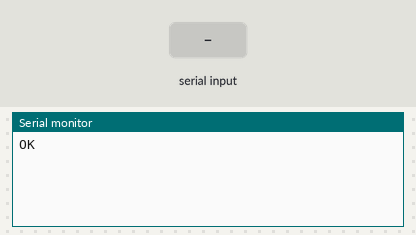
The sketch below on a simulated Arduino Uno, built with avr-gcc and run on an emulated ATmega328P. On the bench: the last lines printed to the serial monitor. Inputs (shaded band) come from the test bench.

Above: at 1.2 s.
1.3 s: " \n" received over Serial
At 1.7 s:
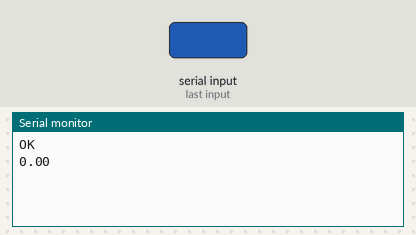
2.8 s: "90 45\n" received over Serial
At 4.1 s:
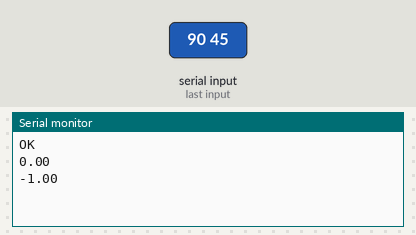

The sketch:

burk_func.ino
```cpp
typedef struct Disc_Integ {
  // переменные используемые внутри дискретного интегратора
  double t_before = 0;
  double u = 0;
} Disc_Integ;


// Глобальные переменные

double u = 0;

// переменные используемые внутри дискретного интегратора
Disc_Integ integrator;
//double t_before = 0;
// сигнал от интегратора
//double u_integ = 0;

// сигнал от реле
double u_reley = 0;

// переменные для тау
// сигнал сохранённый в тау
double u_tau = 0;
// Время ВКЛючения двигателя
unsigned long t_on = 0;
// Время ВЫКЛючения двигателя
unsigned long t_off = 0;
// Логическая переменная (Работает ли двигатель?) - ДА, НЕТ
// По умолчанию - НЕТ - не работает
bool is_engine_work = false;
// Счётчик, сколько раз запускался двигатель
//  По умолчанию 0, так как ни разу еще не запускался
unsigned long cnt_start = 0;

// Флаг что был сигнал stop
bool isStop = false;
// Данные с ПК
String pc_data;

/*Задать глобальные переменные по умолчанию */
/*void ResetVariables()
{
  // значение сигнала
  u = 0;

  // переменные используемые внутри дискретного интегратора
  t_before = 0;
  // сигнал от интегратора
  u_integ = 0;

  // сигнал от реле
  u_reley = 0;
  // переменные для тау
  // сигнал сохранённый в тау
  u_tau = 0;
  // Время ВКЛючения двигателя
  t_on = 0;
  // Время ВЫКЛючения двигателя
  t_off = 0;
  // Логическая переменная (Работает ли двигатель?) - ДА, НЕТ
  // По умолчанию - НЕТ - не работает
  is_engine_work = false;
  // Счётчик, сколько раз запускался двигатель
  //  По умолчанию 0, так как ни разу еще не запускался
  cnt_start = 0;

  // Флаг что был сигнал stop
  isStop = false;
}
*/
/* Дискретный интегратор */
/* Подаём на вход сигнал */
// k - коэффициент
// in_u - значение сигнала на входе в интегратор
// t - текущее время
void DiscreteIntegratorIn(double in_u, unsigned long t) {

  // Параметры дискретного интегратора
  double K = 1;
  // Шаг дискретизации
  unsigned long T = 10;

  // Если мы ждали больше шага дискретизации
  if (t - integrator.t_before >= T) {
    // Обновляем значение интеграла
    integrator.u += in_u * K * T * 0.001;
    // Обновляем сохранённое время
    integrator.t_before = t;
  }
  // Если еще не прождали нужный шаг дискретизации
  // То ничего не делаем, и выводим предыдущий результат

  u = integrator.u;
}
/* Выходная линия с интеграла */
double DiscreteIntegratorOut() {

  return integrator.u;
}

// Summator
void SummatorIn2(double u1, double u2) {
  // Значение сигнала, полученного Сумматором

  u = u1 + u2;
}

/* Выходная линия с сумматора */
double SummatorOut2() {
  return u;
}
void SummatorIn3(double u1, double u2, double u3) {
  // Значение сигнала, полученного Сумматором

  u = u1 + u2 + u3;
}

/* Выходная линия с сумматора */
double SummatorOut3() {
  return u;
}

/*Класс Множителя, умножает сигнал на какое-то число*/
// Gain
void GainIn(double in_u) {
  double multiplier = 0.1;
  u = in_u * multiplier;
}

double GainOut() {
  return u;
}

/* Класс для насыщения - обрезки значений сигнала */
// Saturation
void SaturationIn(double in_u) {
  // Верхняя граница сигнала
  double upper = 0.25;
  // Нижняя граница сигнала
  double lower = -0.25;

  if (in_u >= upper) {
    u = upper;
  } else if (in_u <= lower) {
    u = lower;
  } else {
    u = in_u;
  }
}

/* выходная линия */
double SaturationOut() {
  return u;
}

/* Класс представляет собой Реле */
// Relay
void RelayIn(double in_u, double sp, double an) {

  // Порог срабатывания реле
  double positive = 0.125;
  double negative = -0.125;

  if (sp < 0.08 && an < 0.4) {
    positive = 0.03;
    negative = -0.03;
  }

  // Преобразуем сигнал либо к -1, либо 0, либо 1
  if (in_u >= positive) {
    u_reley = 1;
  } else if (in_u <= negative) {
    u_reley = -1;
  } else {
    // u принадлежит интервалу (negative, positive )
    u_reley = 0;
  }

  u = u_reley;
}

/* Сигнал который получаем на выходе из Реле */
double RelayOut() {
  return u_reley;
}

// Regulator

void RegulatorIn(unsigned long t, double speed, double angle) {
  SummatorIn2(-angle, -DiscreteIntegratorOut());
  GainIn(SummatorOut2());
  SaturationIn(GainOut());
  SummatorIn3(SaturationOut(), -speed, -RelayOut());
  DiscreteIntegratorIn(SummatorOut3(), t);
  RelayIn(DiscreteIntegratorOut(), speed, angle);
}

/* Сигнал который получаем на выходе из Регулятора */
double RegulatorOut() {
  // Регулятор заканчивается Реле
  return RelayOut();
}

/* Ф от тау */
// F_ot_tau
//  tau - задержку на включение двигателя в [мс]
void F_ot_tauIn(unsigned long t, double in_u) {
  // Параметр тау
  unsigned long tau = 30;

  // Проверяем работает ли двигатель
  // Если работает
  if (is_engine_work) {
    // Находим время работы двигателя
    // Это текущее время минус время запуска двигателя
    unsigned long wake_time = t - t_on;
    // Если  время работы двигателя >30мс
    if (wake_time > tau) {
      // Нужно проверить значение сигнала
      // Если значение сигнала не равно сигналу при включении двигателя
      if (in_u != u_tau) {
        // Нужно выключить двигатель
        is_engine_work = false;
        // Задаём время выключения двигателя - теущее
        t_off = t;
        // сохранить значение сигнала, ставим именно 0
        // Потому что у нас ступенчатый вид сигнала
        // И должна быть его 0 фаза
        // Не может быть чтобы сигнал был,
        // например 0.5 и сразу стал -0.5
        u_tau = 0;
      }
    }
  } else {
    // Двигатель не работает
    // Проверяем запускался ли он хоть раз
    // Если еще не запускался
    if (cnt_start == 0) {
      // То нам не нужно вычислять время спячки двигателя
      // И как только сигнал будет не нулевой
      // Включаем двигатель
      // если текущее значение сигнала НЕ нулевое
      if (in_u != 0) {
        // Включаем двигатель
        is_engine_work = true;
        // Увеличиваем счётчик запусков двигателей
        cnt_start += 1;
        // сохраняем время запуска двигателя - текущее время
        t_on = t;
        // сохранить значение сигнала двигателя при старте
        // - то есть текущее значенеи сигнала
        u_tau = in_u;
      }
    } else {
      // Двигатель УЖЕ запускался
      // Нужно проверить значение сигнала
      // Если сигнал НЕ нулевой
      if (in_u != 0) {
        // Включаем двигатель
        is_engine_work = true;
        // Увеличиваем счётчик запусков двигателей
        cnt_start += 1;
        // сохраняем время запуска двигателя - текущее время
        t_on = t;
        // сохранить значение сигнала двигателя при старте
        // - то есть текущее значение сигнала
        u_tau = in_u;
      }
    }
  }
  u = u_tau;
}

double F_ot_tauOut() {
  return u;
}

/*Класс системы на Arduino*/
// System

void SystemIn(String data) {
  // data - это строка, где храниться время, скорость и угол через пробел
  // data = "t speed angle"
  // например: data = "16 3.000 4.000"
  // индекс первого пробела в строке
  int i = data.indexOf(" ");
  // Получаем значение времени
  unsigned long t = data.substring(0, i).toInt();
  // Обрезаем строку, что дальше получить скорость и угол
  data = data.substring(i + 1);
  // Получаем значение скорости
  i = data.indexOf(" ");
  double speed = data.substring(0, i).toDouble();
  // Обрезаем строку, что дальше в данных осталься только угол
  data = data.substring(i + 1);
  // Получаем значение угла
  double angle = data.toDouble();
  SystemRun(t, speed, angle);
}

void SystemRun(unsigned long t, double speed, double angle) {  // Делаем прогон через систему
  // Передаём на вход регулятора значение времени, скорости и угла
  RegulatorIn(t, speed, angle);
  // В Ф(тау) передаём текущее время и выхлоп регулятора
  F_ot_tauIn(t, RegulatorOut());
}
// Что получаем на выходе из системы
double SystemOut() {
  // Система заканчивается Ф от тау
  return F_ot_tauOut();
}
void outPrintln() {
  Serial.println(SystemOut());
}


void setup() {
  SystemIn(pc_data);
  // задаём значения для глобальных переменых по умолчанию
  // ResetVariables();
  // Настройка вывода
  // инициирует последовательное соединение
  // и задает скорость передачи данных в бит/с (бод)
  Serial.begin(115200);
  // Отправляем сигнал, что готовы к работе
  Serial.println("OK");

}

void loop() {
  // Если не поступало команды stop
  // И можно прочитать данные из серийного порта
  if (!isStop && Serial.available()) {
    // Получаем данные с ПК (формы QT)
    pc_data = Serial.readStringUntil('\n');
    // Если получили команду стоп
    if (pc_data.startsWith("stop")) {
      isStop = true;
    } else {
      // Иначе обычный обмен данных
      // Передаём данные на вход нашей системе
      SystemIn(pc_data);
      // Печатаем в серийный порт ответ от ардуино
      outPrintln();
    }
  }
}
```

Measured:
- after the input at 1.3 s, the serial monitor: prints a new line at once (image 1)
- after the input at 2.8 s, the serial monitor: prints a new line at once (image 2)
